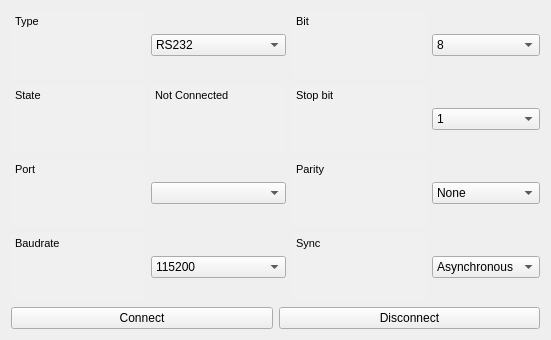
   <widget class="QWidget" name="verticalLayoutWidget_2">
    <property name="geometry">
     <rect>
      <x>580</x>
      <y>50</y>
      <width>551</width>
      <height>141</height>
     </rect>
    </property>
    <layout class="QVBoxLayout" name="verticalLayout_3">
     <property name="sizeConstraint">
      <enum>QLayout::SetDefaultConstraint</enum>
     </property>
     <item>
      <layout class="QGridLayout" name="gridLayout_3">
       <property name="verticalSpacing">
        <number>6</number>
       </property>
       <item row="1" column="3">
        <widget class="QComboBox" name="cmbMotorStopBit">
         <item>
          <property name="text">
           <string>1</string>
          </property>
         </item>
        </widget>
       </item>
       <item row="0" column="1">
        <widget class="QComboBox" name="cmbMotorType">
         <item>
          <property name="text">
           <string>RS232</string>
          </property>
         </item>
        </widget>
       </item>
       <item row="3" column="3">
        <widget class="QComboBox" name="cmbMotorSync">
         <item>
          <property name="text">
           <string>Asynchronous</string>
          </property>
         </item>
        </widget>
       </item>
       <item row="3" column="1">
        <widget class="QComboBox" name="cmbMotorBaudrate">
         <item>
          <property name="text">
           <string>115200</string>
          </property>
         </item>
        </widget>
       </item>
       <item row="0" column="2">
        <widget class="QTextEdit" name="textEdit_13">
         <property name="enabled">
          <bool>true</bool>
         </property>
         <property name="autoFillBackground">
          <bool>false</bool>
         </property>
         <property name="styleSheet">
          <string notr="true">background-color: rgb(240, 240, 240);</string>
         </property>
         <property name="frameShape">
          <enum>QFrame::NoFrame</enum>
         </property>
         <property name="frameShadow">
          <enum>QFrame::Sunken</enum>
         </property>
         <property name="lineWidth">
          <number>1</number>
         </property>
         <property name="readOnly">
          <bool>true</bool>
         </property>
         <property name="html">
          <string>&lt;!DOCTYPE HTML PUBLIC &quot;-//W3C//DTD HTML 4.0//EN&quot; &quot;http://www.w3.org/TR/REC-html40/strict.dtd&quot;&gt;
&lt;html&gt;&lt;head&gt;&lt;meta name=&quot;qrichtext&quot; content=&quot;1&quot; /&gt;&lt;style type=&quot;text/css&quot;&gt;
p, li { white-space: pre-wrap; }
&lt;/style&gt;&lt;/head&gt;&lt;body style=&quot; font-family:'MS Shell Dlg 2'; font-size:8.25pt; font-weight:400; font-style:normal;&quot;&gt;
&lt;p style=&quot; margin-top:12px; margin-bottom:12px; margin-left:0px; margin-right:0px; -qt-block-indent:0; text-indent:0px;&quot;&gt;&lt;span style=&quot; font-family:'Segoe UI'; font-size:8pt;&quot;&gt;Bit&lt;/span&gt;&lt;/p&gt;&lt;/body&gt;&lt;/html&gt;</string>
         </property>
        </widget>
       </item>
       <item row="1" column="0">
        <widget class="QTextEdit" name="textEdit_14">
         <property name="enabled">
          <bool>true</bool>
         </property>
         <property name="autoFillBackground">
          <bool>false</bool>
         </property>
         <property name="styleSheet">
          <string notr="true">background-color: rgb(240, 240, 240);</string>
         </property>
         <property name="frameShape">
          <enum>QFrame::NoFrame</enum>
         </property>
         <property name="frameShadow">
          <enum>QFrame::Sunken</enum>
         </property>
         <property name="lineWidth">
          <number>1</number>
         </property>
         <property name="readOnly">
          <bool>true</bool>
         </property>
         <property name="html">
          <string>&lt;!DOCTYPE HTML PUBLIC &quot;-//W3C//DTD HTML 4.0//EN&quot; &quot;http://www.w3.org/TR/REC-html40/strict.dtd&quot;&gt;
&lt;html&gt;&lt;head&gt;&lt;meta name=&quot;qrichtext&quot; content=&quot;1&quot; /&gt;&lt;style type=&quot;text/css&quot;&gt;
p, li { white-space: pre-wrap; }
&lt;/style&gt;&lt;/head&gt;&lt;body style=&quot; font-family:'MS Shell Dlg 2'; font-size:8.25pt; font-weight:400; font-style:normal;&quot;&gt;
&lt;p style=&quot; margin-top:12px; margin-bottom:12px; margin-left:0px; margin-right:0px; -qt-block-indent:0; text-indent:0px;&quot;&gt;&lt;span style=&quot; font-family:'Segoe UI'; font-size:8pt;&quot;&gt;State&lt;/span&gt;&lt;/p&gt;&lt;/body&gt;&lt;/html&gt;</string>
         </property>
        </widget>
       </item>
       <item row="2" column="3">
        <widget class="QComboBox" name="cmbMotorParity">
         <item>
          <property name="text">
           <string>None</string>
          </property>
         </item>
        </widget>
       </item>
       <item row="2" column="1">
        <widget class="QComboBox" name="cmbMotorPort"/>
       </item>
       <item row="1" column="2">
        <widget class="QTextEdit" name="textEdit_15">
         <property name="enabled">
          <bool>true</bool>
         </property>
         <property name="autoFillBackground">
          <bool>false</bool>
         </property>
         <property name="styleSheet">
          <string notr="true">background-color: rgb(240, 240, 240);</string>
         </property>
         <property name="frameShape">
          <enum>QFrame::NoFrame</enum>
         </property>
         <property name="frameShadow">
          <enum>QFrame::Sunken</enum>
         </property>
         <property name="lineWidth">
          <number>1</number>
         </property>
         <property name="readOnly">
          <bool>true</bool>
         </property>
         <property name="html">
          <string>&lt;!DOCTYPE HTML PUBLIC &quot;-//W3C//DTD HTML 4.0//EN&quot; &quot;http://www.w3.org/TR/REC-html40/strict.dtd&quot;&gt;
&lt;html&gt;&lt;head&gt;&lt;meta name=&quot;qrichtext&quot; content=&quot;1&quot; /&gt;&lt;style type=&quot;text/css&quot;&gt;
p, li { white-space: pre-wrap; }
&lt;/style&gt;&lt;/head&gt;&lt;body style=&quot; font-family:'MS Shell Dlg 2'; font-size:8.25pt; font-weight:400; font-style:normal;&quot;&gt;
&lt;p style=&quot; margin-top:12px; margin-bottom:12px; margin-left:0px; margin-right:0px; -qt-block-indent:0; text-indent:0px;&quot;&gt;&lt;span style=&quot; font-family:'Segoe UI'; font-size:8pt;&quot;&gt;Stop bit&lt;/span&gt;&lt;/p&gt;&lt;/body&gt;&lt;/html&gt;</string>
         </property>
        </widget>
       </item>
       <item row="0" column="3">
        <widget class="QComboBox" name="cmbMotorBit">
         <item>
          <property name="text">
           <string>8</string>
          </property>
         </item>
        </widget>
       </item>
       <item row="2" column="2">
        <widget class="QTextEdit" name="textEdit_16">
         <property name="enabled">
          <bool>true</bool>
         </property>
         <property name="autoFillBackground">
          <bool>false</bool>
         </property>
         <property name="styleSheet">
          <string notr="true">background-color: rgb(240, 240, 240);</string>
         </property>
         <property name="frameShape">
          <enum>QFrame::NoFrame</enum>
         </property>
         <property name="frameShadow">
          <enum>QFrame::Sunken</enum>
         </property>
         <property name="lineWidth">
          <number>1</number>
         </property>
         <property name="readOnly">
          <bool>true</bool>
         </property>
         <property name="html">
          <string>&lt;!DOCTYPE HTML PUBLIC &quot;-//W3C//DTD HTML 4.0//EN&quot; &quot;http://www.w3.org/TR/REC-html40/strict.dtd&quot;&gt;
&lt;html&gt;&lt;head&gt;&lt;meta name=&quot;qrichtext&quot; content=&quot;1&quot; /&gt;&lt;style type=&quot;text/css&quot;&gt;
p, li { white-space: pre-wrap; }
&lt;/style&gt;&lt;/head&gt;&lt;body style=&quot; font-family:'MS Shell Dlg 2'; font-size:8.25pt; font-weight:400; font-style:normal;&quot;&gt;
&lt;p style=&quot; margin-top:12px; margin-bottom:12px; margin-left:0px; margin-right:0px; -qt-block-indent:0; text-indent:0px;&quot;&gt;&lt;span style=&quot; font-family:'Segoe UI'; font-size:8pt;&quot;&gt;Parity&lt;/span&gt;&lt;/p&gt;&lt;/body&gt;&lt;/html&gt;</string>
         </property>
        </widget>
       </item>
       <item row="1" column="1">
        <widget class="QTextEdit" name="textMotorState">
         <property name="enabled">
          <bool>true</bool>
         </property>
         <property name="autoFillBackground">
          <bool>false</bool>
         </property>
         <property name="styleSheet">
          <string notr="true">background-color: rgb(240, 240, 240);</string>
         </property>
         <property name="frameShape">
          <enum>QFrame::NoFrame</enum>
         </property>
         <property name="frameShadow">
          <enum>QFrame::Sunken</enum>
         </property>
         <property name="lineWidth">
          <number>1</number>
         </property>
         <property name="readOnly">
          <bool>true</bool>
         </property>
         <property name="html">
          <string>&lt;!DOCTYPE HTML PUBLIC &quot;-//W3C//DTD HTML 4.0//EN&quot; &quot;http://www.w3.org/TR/REC-html40/strict.dtd&quot;&gt;
&lt;html&gt;&lt;head&gt;&lt;meta name=&quot;qrichtext&quot; content=&quot;1&quot; /&gt;&lt;style type=&quot;text/css&quot;&gt;
p, li { white-space: pre-wrap; }
&lt;/style&gt;&lt;/head&gt;&lt;body style=&quot; font-family:'MS Shell Dlg 2'; font-size:8.25pt; font-weight:400; font-style:normal;&quot;&gt;
&lt;p style=&quot; margin-top:12px; margin-bottom:12px; margin-left:0px; margin-right:0px; -qt-block-indent:0; text-indent:0px;&quot;&gt;&lt;span style=&quot; font-family:'Segoe UI'; font-size:8pt;&quot;&gt;Not Connected&lt;/span&gt;&lt;/p&gt;&lt;/body&gt;&lt;/html&gt;</string>
         </property>
        </widget>
       </item>
       <item row="3" column="0">
        <widget class="QTextEdit" name="textEdit_17">
         <property name="enabled">
          <bool>true</bool>
         </property>
         <property name="autoFillBackground">
          <bool>false</bool>
         </property>
         <property name="styleSheet">
          <string notr="true">background-color: rgb(240, 240, 240);</string>
         </property>
         <property name="frameShape">
          <enum>QFrame::NoFrame</enum>
         </property>
         <property name="frameShadow">
          <enum>QFrame::Sunken</enum>
         </property>
         <property name="lineWidth">
          <number>1</number>
         </property>
         <property name="readOnly">
          <bool>true</bool>
         </property>
         <property name="html">
          <string>&lt;!DOCTYPE HTML PUBLIC &quot;-//W3C//DTD HTML 4.0//EN&quot; &quot;http://www.w3.org/TR/REC-html40/strict.dtd&quot;&gt;
&lt;html&gt;&lt;head&gt;&lt;meta name=&quot;qrichtext&quot; content=&quot;1&quot; /&gt;&lt;style type=&quot;text/css&quot;&gt;
p, li { white-space: pre-wrap; }
&lt;/style&gt;&lt;/head&gt;&lt;body style=&quot; font-family:'MS Shell Dlg 2'; font-size:8.25pt; font-weight:400; font-style:normal;&quot;&gt;
&lt;p style=&quot; margin-top:12px; margin-bottom:12px; margin-left:0px; margin-right:0px; -qt-block-indent:0; text-indent:0px;&quot;&gt;&lt;span style=&quot; font-family:'Segoe UI'; font-size:8pt;&quot;&gt;Baudrate&lt;/span&gt;&lt;/p&gt;&lt;/body&gt;&lt;/html&gt;</string>
         </property>
        </widget>
       </item>
       <item row="0" column="0">
        <widget class="QTextEdit" name="textEdit_18">
         <property name="enabled">
          <bool>true</bool>
         </property>
         <property name="autoFillBackground">
          <bool>false</bool>
         </property>
         <property name="styleSheet">
          <string notr="true">background-color: rgb(240, 240, 240);</string>
         </property>
         <property name="frameShape">
          <enum>QFrame::NoFrame</enum>
         </property>
         <property name="frameShadow">
          <enum>QFrame::Sunken</enum>
         </property>
         <property name="lineWidth">
          <number>1</number>
         </property>
         <property name="readOnly">
          <bool>true</bool>
         </property>
         <property name="html">
          <string>&lt;!DOCTYPE HTML PUBLIC &quot;-//W3C//DTD HTML 4.0//EN&quot; &quot;http://www.w3.org/TR/REC-html40/strict.dtd&quot;&gt;
&lt;html&gt;&lt;head&gt;&lt;meta name=&quot;qrichtext&quot; content=&quot;1&quot; /&gt;&lt;style type=&quot;text/css&quot;&gt;
p, li { white-space: pre-wrap; }
&lt;/style&gt;&lt;/head&gt;&lt;body style=&quot; font-family:'MS Shell Dlg 2'; font-size:8.25pt; font-weight:400; font-style:normal;&quot;&gt;
&lt;p style=&quot; margin-top:12px; margin-bottom:12px; margin-left:0px; margin-right:0px; -qt-block-indent:0; text-indent:0px;&quot;&gt;&lt;span style=&quot; font-family:'Segoe UI'; font-size:8pt;&quot;&gt;Type&lt;/span&gt;&lt;/p&gt;&lt;/body&gt;&lt;/html&gt;</string>
         </property>
        </widget>
       </item>
       <item row="3" column="2">
        <widget class="QTextEdit" name="textEdit_19">
         <property name="enabled">
          <bool>true</bool>
         </property>
         <property name="autoFillBackground">
          <bool>false</bool>
         </property>
         <property name="styleSheet">
          <string notr="true">background-color: rgb(240, 240, 240);</string>
         </property>
         <property name="frameShape">
          <enum>QFrame::NoFrame</enum>
         </property>
         <property name="frameShadow">
          <enum>QFrame::Sunken</enum>
         </property>
         <property name="lineWidth">
          <number>1</number>
         </property>
         <property name="readOnly">
          <bool>true</bool>
         </property>
         <property name="html">
          <string>&lt;!DOCTYPE HTML PUBLIC &quot;-//W3C//DTD HTML 4.0//EN&quot; &quot;http://www.w3.org/TR/REC-html40/strict.dtd&quot;&gt;
&lt;html&gt;&lt;head&gt;&lt;meta name=&quot;qrichtext&quot; content=&quot;1&quot; /&gt;&lt;style type=&quot;text/css&quot;&gt;
p, li { white-space: pre-wrap; }
&lt;/style&gt;&lt;/head&gt;&lt;body style=&quot; font-family:'MS Shell Dlg 2'; font-size:8.25pt; font-weight:400; font-style:normal;&quot;&gt;
&lt;p style=&quot; margin-top:12px; margin-bottom:12px; margin-left:0px; margin-right:0px; -qt-block-indent:0; text-indent:0px;&quot;&gt;&lt;span style=&quot; font-family:'Segoe UI'; font-size:8pt;&quot;&gt;Sync&lt;/span&gt;&lt;/p&gt;&lt;/body&gt;&lt;/html&gt;</string>
         </property>
        </widget>
       </item>
       <item row="2" column="0">
        <widget class="QTextEdit" name="textEdit_20">
         <property name="enabled">
          <bool>true</bool>
         </property>
         <property name="autoFillBackground">
          <bool>false</bool>
         </property>
         <property name="styleSheet">
          <string notr="true">background-color: rgb(240, 240, 240);</string>
         </property>
         <property name="frameShape">
          <enum>QFrame::NoFrame</enum>
         </property>
         <property name="frameShadow">
          <enum>QFrame::Sunken</enum>
         </property>
         <property name="lineWidth">
          <number>1</number>
         </property>
         <property name="readOnly">
          <bool>true</bool>
         </property>
         <property name="html">
          <string>&lt;!DOCTYPE HTML PUBLIC &quot;-//W3C//DTD HTML 4.0//EN&quot; &quot;http://www.w3.org/TR/REC-html40/strict.dtd&quot;&gt;
&lt;html&gt;&lt;head&gt;&lt;meta name=&quot;qrichtext&quot; content=&quot;1&quot; /&gt;&lt;style type=&quot;text/css&quot;&gt;
p, li { white-space: pre-wrap; }
&lt;/style&gt;&lt;/head&gt;&lt;body style=&quot; font-family:'MS Shell Dlg 2'; font-size:8.25pt; font-weight:400; font-style:normal;&quot;&gt;
&lt;p style=&quot; margin-top:12px; margin-bottom:12px; margin-left:0px; margin-right:0px; -qt-block-indent:0; text-indent:0px;&quot;&gt;&lt;span style=&quot; font-family:'Segoe UI'; font-size:8pt;&quot;&gt;Port&lt;/span&gt;&lt;/p&gt;&lt;/body&gt;&lt;/html&gt;</string>
         </property>
        </widget>
       </item>
      </layout>
     </item>
     <item>
      <layout class="QHBoxLayout" name="horizontalLayout_2">
       <item>
        <widget class="QPushButton" name="btnMotorConnect">
         <property name="text">
          <string>Connect</string>
         </property>
        </widget>
       </item>
       <item>
        <widget class="QPushButton" name="btnMotorDisConnect">
         <property name="text">
          <string>Disconnect</string>
         </property>
        </widget>
       </item>
      </layout>
     </item>
    </layout>
   </widget>
